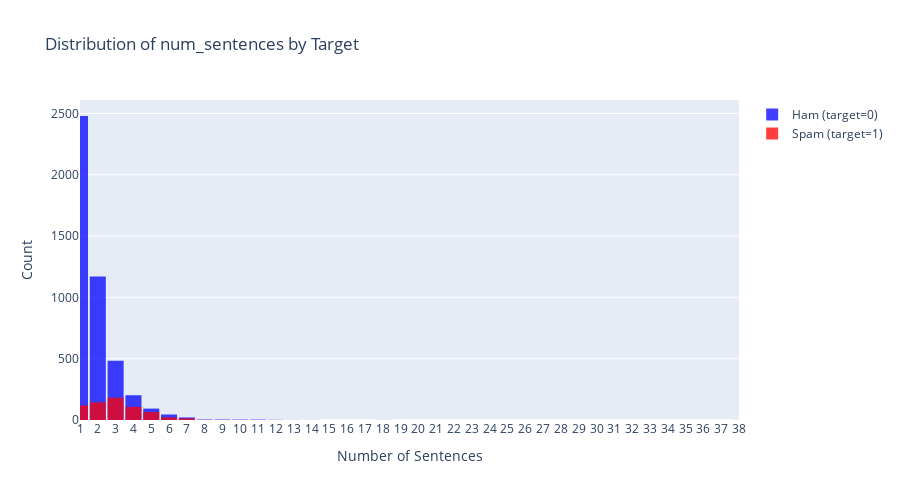

The notebook cell saved with this chart:
### Code cell
import plotly.express as px
import plotly.graph_objects as go
import pandas as pd

fig = go.Figure()

fig.add_trace(
    go.Histogram(
        x=df[df['v1'] == 0]['num_sentences'],
        name='Ham (target=0)',
        marker_color='blue',
        opacity=0.6
    )
)

fig.add_trace(
    go.Histogram(
        x=df[df['v1'] == 1]['num_sentences'],
        name='Spam (target=1)',
        marker_color='red',
        opacity=0.6
    )
)

# Overlay both histograms
fig.update_layout(
    title='Distribution of num_sentences by Target',
    xaxis_title='Number of Sentences',
    yaxis_title='Count',
    barmode='overlay',  # Overlay both histograms
    bargap=0.1,
    width=900,
    height=500,
)

# Adjust transparency for better visualization
fig.update_traces(opacity=0.75)

fig.update_layout(
    xaxis_range=[1, 38],
    xaxis_dtick=1 
)
# Show the plot
fig.show()

### Figure 1 — Plotly figure (JSON) as saved in the notebook; plotly's stock layout.template omitted (floating-point values rounded to 4 significant figures; data arrays with more than 128 entries replaced by an {"elided": "..."} marker saying what was removed)
{"data": [{"marker": {"color": "blue"}, "name": "Ham (target=0)", "opacity": 0.75, "type": "histogram", "x": {"elided": "4516 int values"}}, {"marker": {"color": "red"}, "name": "Spam (target=1)", "opacity": 0.75, "type": "histogram", "x": {"elided": "653 int values"}}], "layout": {"bargap": 0.1, "barmode": "overlay", "height": 500, "title": {"text": "Distribution of num_sentences by Target"}, "width": 900, "xaxis": {"dtick": 1, "range": [1, 38], "title": {"text": "Number of Sentences"}}, "yaxis": {"title": {"text": "Count"}}}}
